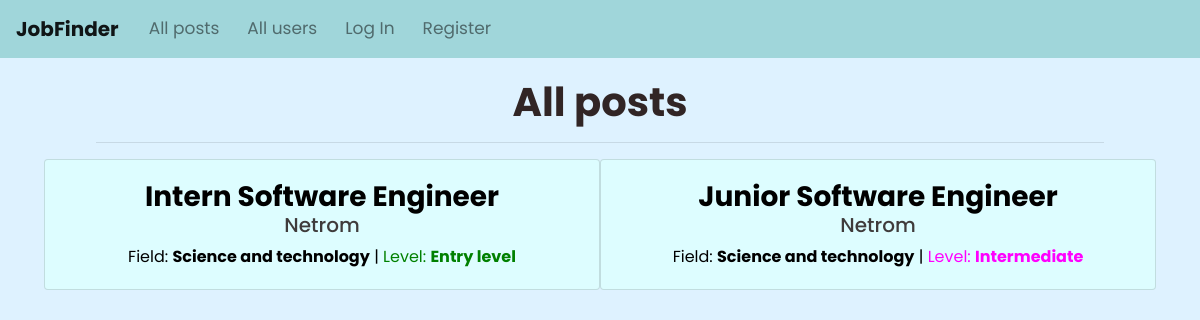
The page /posts/all/any on the database as committed earlier.
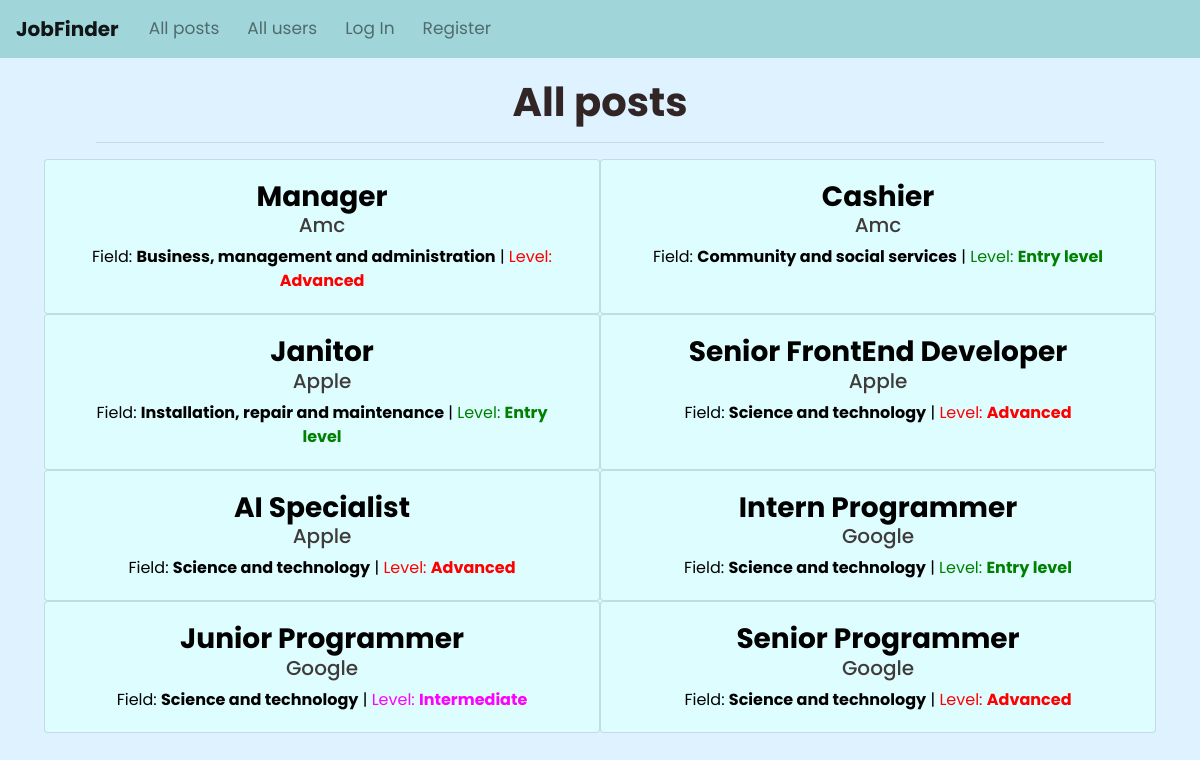
The same page on the database as committed later.
### JobFinderApp/models.py (models this page shows, shortened)
class Job(models.Model):
    user = models.ForeignKey(User, on_delete=models.CASCADE, related_name="job_posts")
    applicants = models.ManyToManyField(User, related_name="applications", blank=True)
    accepted = models.ManyToManyField(User, related_name="accepted", blank=True)
    title = models.CharField(max_length=50)
    level = models.CharField(max_length=50)
    color = models.CharField(max_length=50, blank=True, null=True)
    description = models.TextField(max_length=2000)
    requirements = models.TextField(max_length=1500)
    compensation = models.TextField(max_length=1500, default="None")
    field = models.CharField(max_length=500, blank=True, null=True)
    class Meta:
        ordering = ['-id']

class User(AbstractUser):
    description = models.CharField(max_length=500, blank=True, null=True)
    birth_date = models.DateField(blank=True, null=True)
    field = models.CharField(max_length=500, blank=True, null=True)
    is_company = models.BooleanField(default=False)
    location = models.CharField(max_length=100, blank=True, null=True)
    link_to_location = models.CharField(max_length=200, blank=True, null=True)
    class Meta:
        ordering = ['-id']

### JobFinderApp/views.py (the view)
# urls.py: path("posts/<field>/<level>", views.posts, name="posts"),
def posts(request, field, level):
    if field != "all" and level != "any":
        return render(request, "JobFinderApp/posts.html", {
            'title': f"Job posts in the field of: {field} | Level: {level}",
            'posts': Job.objects.filter(field = field, level = level),
            'field': field,
            'level': level
        })
    elif field != "all":
        return render(request, "JobFinderApp/posts.html", {
            'title': f"Job posts in the field of: {field}",
            'posts': Job.objects.filter(field = field),
            'field': field
        })
    else:
        return render(request, "JobFinderApp/posts.html", {
            'title': "All posts",
            'posts': Job.objects.all()
        })

### JobFinderApp/templates/JobFinderApp/posts.html (shortened to what this page needs)
{% extends "JobFinderApp/layout.html" %}
{% block body %}
    <div class="container-fluid" style="padding: 20px 40px; text-align: center;">
        {% if not level %}
            <h1 style="color:rgb(49, 37, 37);">
                <strong>{{ title }}</strong>
            </h1>
        {% else %}
            <h1 style="color:rgb(49, 37, 37); text-align: left;">
                <strong>{{ title }}</strong>
            </h1>
        {% endif %}
        <hr style="width: 90%;">
        <div class="row m-1">
        {% for post in posts %}
            <div class="card post col-12 col-md-6">
                <a href="{% url 'post' post.id %}" style="text-decoration: none; color: black;">
                    <div class="card-body pb-1">
                        <h3 class="card-title mb-0"><strong>{{ post.title }}</strong></h3>
                        <h5 style="color: rgb(63, 59, 59);">{{ post.user.username }}</h5>
                        <p class="mt-1">Field: <strong>{{ post.field }}</strong> | <span style="color: {{ post.color }}">Level: <strong>{{ post.level }}</strong></span></p>
                    </div>
                </a>
            </div>
        {% endfor %}
        </div>
    </div>
{% endblock %}

### JobFinderApp/templates/JobFinderApp/layout.html (shortened to what this page needs)
{% load static %}
<!DOCTYPE html>
<html lang="en">
    <head>
        <link rel="stylesheet" href="https://stackpath.bootstrapcdn.com/bootstrap/4.4.1/css/bootstrap.min.css">
        <link href="{% static 'JobFinderApp/styles.css' %}" rel="stylesheet">
    </head>
    <body>
        <nav class="navbar navbar-expand-md navbar-light" style="background-color: rgb(160, 214, 218); font-size: 17px;">
            <a class="navbar-brand" href="{% url 'index' %}"><strong>JobFinder</strong></a>
            <div class="collapse navbar-collapse" id="navbarNav">
              <ul class="nav navbar-nav">
                {% if request.user.is_authenticated %}
                    <li class="nav-item">
                        <a class="nav-link" href="{% url 'profile' request.user.username %}"><strong>{{ request.user.username }}</strong></a>
                    </li>
                    <li class="nav-item">
                        <a class="nav-link" href="{% url 'posts' 'all' 'any' %}">All posts</a>
                    </li>
                    <li class="nav-item">
                        <a class="nav-link" href="{% url 'users' 'all' %}">All users</a>
                    </li>
                    {% if request.user.is_company %}
                        <li class="nav-item">
                            <a class="nav-link" href="{% url 'create_post' %}">Create post</a>
                        </li>
                        <li class="nav-item">
                            <a class="nav-link" href="{% url 'applicants' %}">Applicants</a>
                        </li>
                    {% else %}
                        <li class="nav-item">
                            <a class="nav-link" href="{% url 'interviews' %}">Interviews and applications</a>
                        </li>
                    {% endif %}
                    <li class="nav-item">
                        <a class="nav-link" href="{% url 'logout' %}">Log Out</a>
                    </li>
                {% else %}
                    <li class="nav-item">
                        <a class="nav-link" href="{% url 'posts' 'all' 'any' %}">All posts</a>
                    </li>
                    <li class="nav-item">
                        <a class="nav-link" href="{% url 'users' 'all' %}">All users</a>
                    </li>
                    <li class="nav-item">
                        <a class="nav-link" href="{% url 'login' %}">Log In</a>
                    </li>
                    <li class="nav-item">
                        <a class="nav-link" href="{% url 'register' %}">Register</a>
                    </li>
                {% endif %}
              </ul>
            </div>
          </nav>
        {% block body %}
        {% endblock %}
    </body>
</html>

### JobFinderApp/static/JobFinderApp/styles.css (style rules this page uses)
.post { background-color: rgb(221, 253, 255); transition: background-color 300ms ease-in; cursor: pointer; }
html, body { margin:0px; height:100%; background: #def2ff; font-family: 'Poppins', sans-serif; }
nav div ul li { margin: 0 6px; }

Rows that differ between the two databases and show on the page:
removed Job: title "Intern Software Engineer", user.username "Netrom", field "Science and technology", level "Entry level", color "Green" (drawn)
removed Job: title "Junior Software Engineer", user.username "Netrom", field "Science and technology", level "Intermediate", color "magenta" (drawn)
added Job: title "Manager", user.username "Amc", field "Business, management and administration", level "Advanced", color "red" (drawn)
added Job: title "Cashier", user.username "Amc", field "Community and social services", level "Entry level", color "green" (drawn)
added Job: title "Janitor", user.username "Apple", field "Installation, repair and maintenance", level "Entry level", color "green" (drawn)
added Job: title "Senior FrontEnd Developer", user.username "Apple", field "Science and technology", level "Advanced", color "red" (drawn)
added Job: title "AI Specialist", user.username "Apple", field "Science and technology", level "Advanced", color "red" (drawn)
added Job: title "Intern Programmer", user.username "Google", field "Science and technology", level "Entry level", color "green" (drawn)
added Job: title "Junior Programmer", user.username "Google", field "Science and technology", level "Intermediate", color "magenta" (drawn)
added Job: title "Senior Programmer", user.username "Google", field "Science and technology", level "Advanced", color "red" (drawn)
